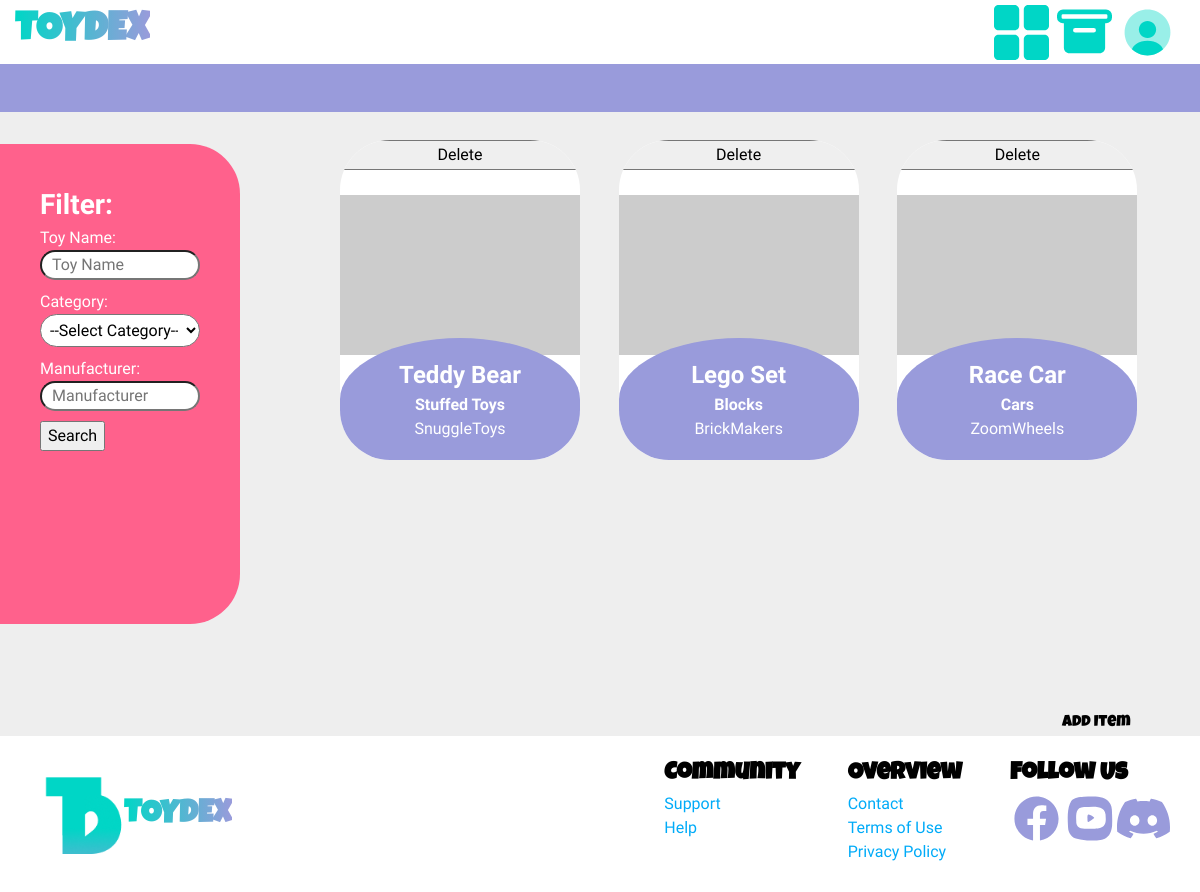
Page /home.php on the earlier database version.
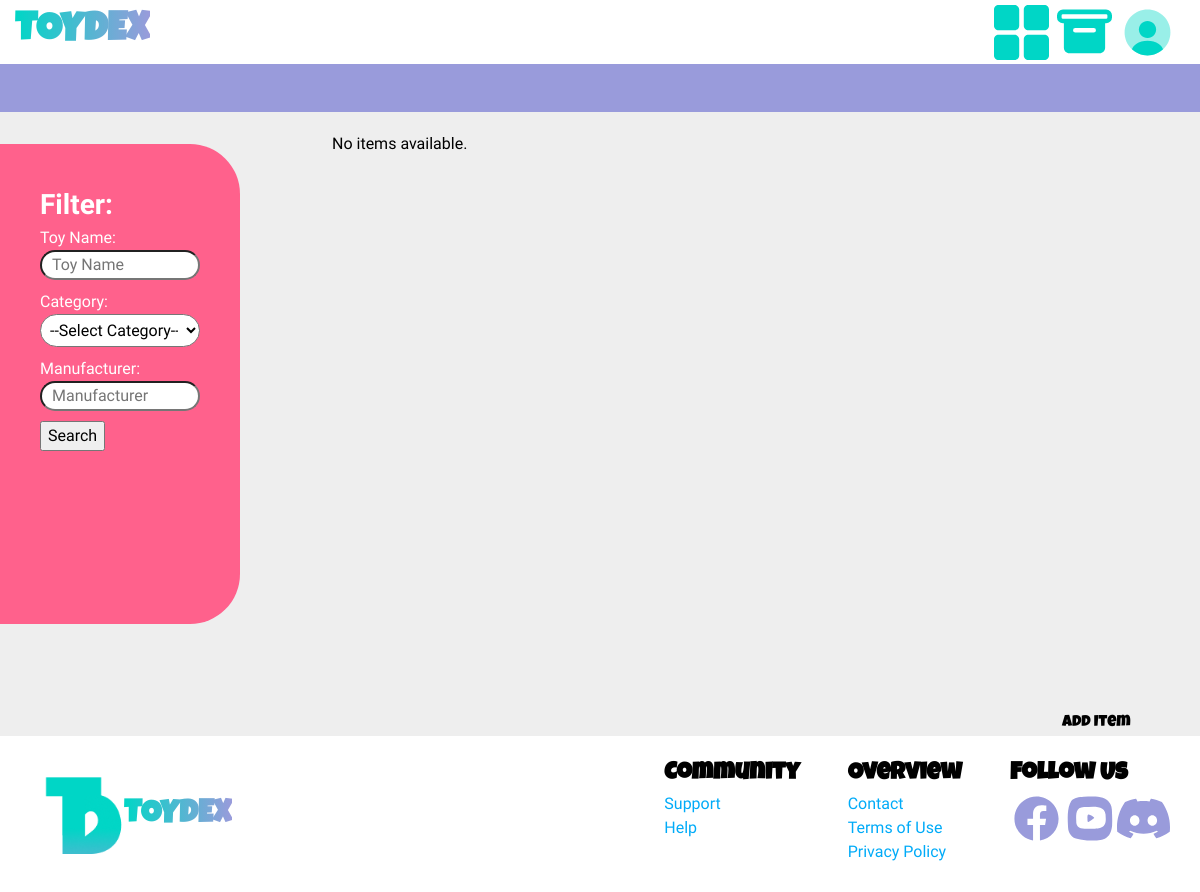
Same page on the later database version.
### tables this page shows
CREATE TABLE `toyitem` (
  `item_id` int(11) NOT NULL,
  `name` varchar(100) NOT NULL,
  `description` text DEFAULT NULL,
  `brand` varchar(100) DEFAULT NULL,
  `category` varchar(100) DEFAULT NULL
);

### home.php (the view, shortened to what this page needs)
<?php
include 'DBConnector.php';
?>
<!DOCTYPE html>
<html lang="en">
<head>
    <link rel="stylesheet" href="styles.css">
</head>
<body>
    <section class="home">
        <header>
            <div class="main-header">
                <h1 class="toydex-logo">TOYDEX</h1>
                <nav>
                    <ul>
                        <li><a href="home.php"><img src="images/view-grid-svgrepo-com.svg" alt="home"></a></li>
                        <li><a href="#"><img src="images/inventory-svgrepo-com.svg" alt="inventory"></a></li>
                        <li><a href="#"><img src="images/profile-circle-svgrepo-com.svg" alt="profile"></a></li>
                    </ul>
                </nav>
            </div>
            <div class="divider"></div>
        </header>
        <section class="filter-item-container">
            <div class="filter-container">
                <h2>Filter:</h2>
                <form action="" method="get" class="form-vertical">
                    <div class="form-group">
                        <label>Toy Name:</label>
                        <input type="text" name="toy-name" placeholder="Toy Name" value="<?php echo isset($_GET['toy-name']) ? htmlspecialchars($_GET['toy-name']) : ''; ?>">
                    </div>
                    <div class="form-group">
                        <label>Category:</label>
                        <select class="expand" name="category" placeholder="Category">
                            <option value="">--Select Category--</option>
                        </select>
                    </div>
                    <div class="form-group">
                        <label>Manufacturer:</label>
                        <input type="text" name="manufacturer" placeholder="Manufacturer" value="<?php echo isset($_GET['manufacturer']) ? htmlspecialchars($_GET['manufacturer']) : ''; ?>">
                    </div>
                    <div class="search-container">
                        <button type="submit">Search</button>
                    </div>
                </form>
            </div>
            <div class="items-container">
                <ul class="items-list">
                    <?php
                    if (isset($_GET['toy-name']) || isset($_GET['category']) || isset($_GET['manufacturer'])) {
                        $sql = "SELECT toyitem.name, toyitem.description, toyitem.item_id, toyimage.image_url, toyitem.brand, toyitem.category
                                FROM toyitem
                                INNER JOIN has ON toyitem.item_id = has.item_id
                                INNER JOIN toyimage ON toyimage.image_id = has.image_id
                                WHERE 1=1";
                        $conditions = [];
                        $params = [];
                        $types = '';
                        if (!empty($_GET['toy-name'])) {
                            $sql .= " AND toyitem.name LIKE ?";
                            $params[] = '%' . $_GET['toy-name'] . '%';
                            $types .= 's';
                        }
                        if (!empty($_GET['category'])) {
                            $sql .= " AND toyitem.category = ?";
                            $params[] = $_GET['category'];
                            $types .= 's';
                        }
                        if (!empty($_GET['manufacturer'])) {
                            $sql .= " AND toyitem.brand LIKE ?";
                            $params[] = '%' . $_GET['manufacturer'] . '%';
                            $types .= 's';
                        }
                        $stmt = $conn->prepare($sql);
                        if (!empty($params)) {
                            $stmt->bind_param($types, ...$params);
                        }
                        $stmt->execute();
                        $result = $stmt->get_result();
                        if ($result->num_rows > 0) {
                            while($row = $result->fetch_assoc()) {
                                echo "<li id='".$row['item_id']."'>
                                        <div class='li-content'>
                                            <button onclick=\"if(confirm('Are you sure you want to delete this toy?')){document.getElementById('deleteForm_".$row['item_id']."').submit();}\" class='delete-btn'>Delete</button>
                                            <form id='deleteForm_".$row['item_id']."' action='delete_toy.php' method='post' style='display: none;'>
                                                <input type='hidden' name='item_id' value='" . $row['item_id'] . "'>
                                            </form>
                                            <div class='main-img'>
                                                <img src='".$row['image_url']."'>
                                            </div>
                                            <div class='bubble-text'>
                                                <h2>".htmlspecialchars($row['name'])."</h2>
                                                <h4>".htmlspecialchars($row['category'])."</h4>
                                                <p>".htmlspecialchars($row['brand'])."</p>
                                            </div>
                                        </div>
                                    </li>";
                            }
                        } else {
                            echo "<p class='no-results'>No item(s) found matching your criteria.</p>";
                        }
                        $stmt->close();
                    } else {
                        $sql = "SELECT toyitem.name, toyitem.description, toyitem.item_id, toyimage.image_url, toyitem.brand, toyitem.category
                                FROM toyitem
                                INNER JOIN has ON toyitem.item_id = has.item_id
                                INNER JOIN toyimage ON toyimage.image_id = has.image_id";
                        $result = $conn->query($sql);
                        if ($result->num_rows > 0) {
                            while($row = $result->fetch_assoc()) {
                                echo "<li id='".$row['item_id']."'>
                                        <div class='li-content'>
                                            <button onclick=\"if(confirm('Are you sure you want to delete this toy?')){document.getElementById('deleteForm_".$row['item_id']."').submit();}\" class='delete-btn'>Delete</button>
                                            <form id='deleteForm_".$row['item_id']."' action='delete_toy.php' method='post' style='display: none;'>
                                                <input type='hidden' name='item_id' value='" . $row['item_id'] . "'>
                                            </form>
                                            <div class='main-img'>
                                                <img src='".$row['image_url']."'>
                                            </div>
                                            <div class='bubble-text'>
                                                <h2>".htmlspecialchars($row['name'])."</h2>
                                                <h4>".htmlspecialchars($row['category'])."</h4>
                                                <p>".htmlspecialchars($row['brand'])."</p>
                                            </div>
                                        </div>
                                    </li>";
                            }
                        } else {
                            echo "<p class='no-results'>No items available.</p>";
                        }
                    }
                    ?>
                </ul>
            </div>
        </section>
        <div class="add">
            <button id="add-item" onclick="openAddPopup()">Add Item</button>
        </div>
    </section>
    <footer>
        <div class="logo">
            <img src="images/logo.png">
            <h1>TOYDEX</h1>
        </div>
        <div class="labels">
            <div class="label">
                <h2>Community</h2>
                <a href="#">Support</a>
                <a href="#">Help</a>
            </div>
            <div class="label">
                <h2>Overview</h2>
                <a href="#">Contact</a>
                <a href="#">Terms of Use</a>
                <a href="#">Privacy Policy</a>
            </div>
            <div class="label">
                <h2>Follow Us</h2>
                <div class="icons">
                    <a href="#"><img src="images/facebook-svgrepo-com.svg"></a>
                    <a href="#"><img src="images/youtube-svgrepo-com.svg"></a>
                    <a href="#"><img src="images/discord-fill-svgrepo-com.svg"></a>
                </div>
            </div>
        </div>
    </footer>
</body>
</html>

Differences in the rows shown:
removed toyitem: name "Teddy Bear", category "Stuffed Toys", brand "SnuggleToys"
removed toyitem: name "Lego Set", category "Blocks", brand "BrickMakers"
removed toyitem: name "Race Car", category "Cars", brand "ZoomWheels"
Other differences:
text now shown: "No items available."
